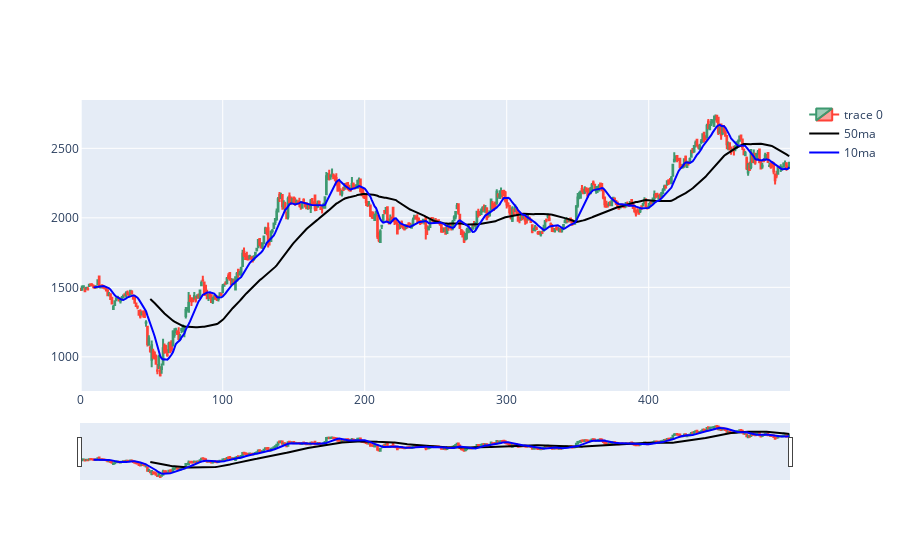

This figure's notebook cell:
### Code cell
data = df[0:500]

fig = go.Figure()
fig.add_trace(go.Candlestick(
    x = data.index,
    open = data['Open'],
    close = data['Close'],
    high = data['High'],
    low = data['Low']
    ))
fig.add_trace(go.Scatter(
    x=data.index,
    y=data['50ma'],
    name='50ma',
    line=dict(color='black')
    ))
fig.add_trace(go.Scatter(
    x=data.index,
    y=data['10ma'],
    name='10ma',
    line=dict(color='blue')
    ))  
fig.show()

### Figure 1 — Plotly figure (JSON) as saved in the notebook; plotly's stock layout.template omitted (floating-point values rounded to 4 significant figures; data arrays with more than 128 entries replaced by an {"elided": "..."} marker saying what was removed)
{"data": [{"close": {"elided": "500 float values"}, "high": {"elided": "500 float values"}, "low": {"elided": "500 float values"}, "open": {"elided": "500 float values"}, "type": "candlestick", "x": {"elided": "500 int values"}}, {"line": {"color": "black"}, "name": "50ma", "type": "scatter", "x": {"elided": "500 int values"}, "y": {"elided": "500 float values"}}, {"line": {"color": "blue"}, "name": "10ma", "type": "scatter", "x": {"elided": "500 int values"}, "y": {"elided": "500 float values"}}], "layout": {}}
